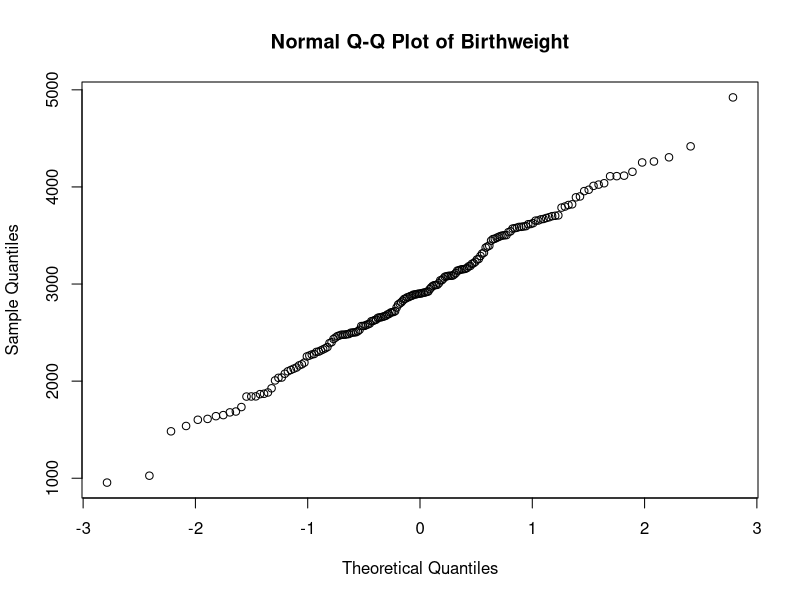
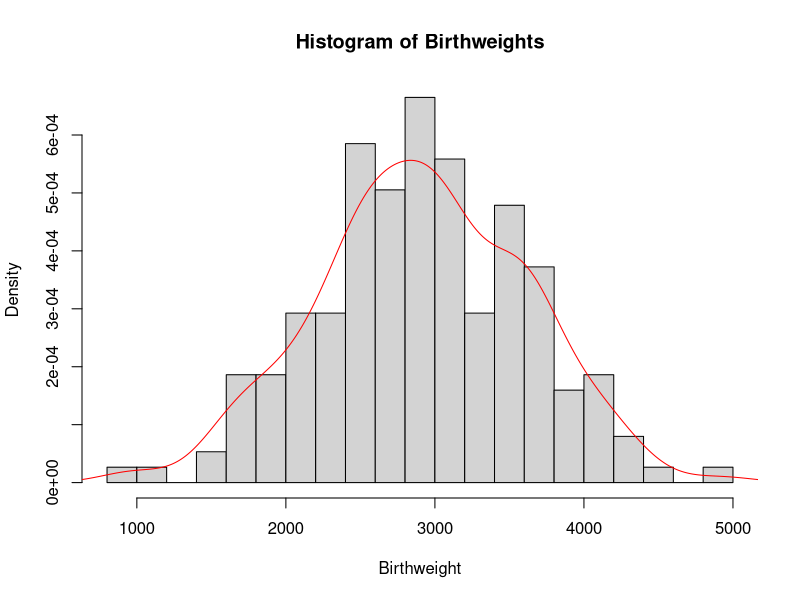
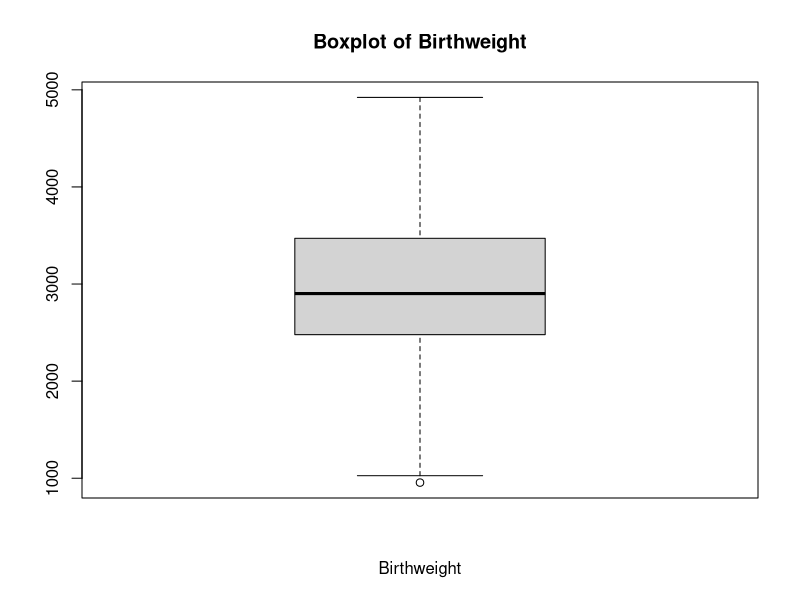

Source code (R) for these figures, in order:
# Read data from file and extract birthweight column
data = read.table("birthweight.txt", header=TRUE)

birthweight = data$birthweight

# Check for normality and compute Shapiro-Wilk test p-value
qqnorm(birthweight, main = "Normal Q-Q Plot of Birthweight")
shapiro_pval = shapiro.test(birthweight)[[2]]

hist(x = birthweight,breaks=15,main = "Histogram of Birthweights",
     xlab = " Birthweight ",freq = FALSE)

lines(x= density(x= birthweight), col=" red ")

boxplot (birthweight , main =" Boxplot of Birthweight ",
         xlab =" Birthweight ")#horizontal = TRUE)

cat(sprintf("Shapiro-Wilk test p-value: %f\n", shapiro_pval))

# Compute a bounded 96%-CI for the mean
alpha = 0.04
mean = mean(birthweight)
s = sd(birthweight)
n = length(birthweight)
t_alpha = qt(1 - (alpha/2), df=n-1)
error = t_alpha * (s / sqrt(n))
lower_bound = mean - error
upper_bound = mean + error
ci = c(lower_bound, upper_bound)
cat(sprintf("Bounded 96%%-CI: [%f, %f]\n", ci[1], ci[2]))

# Compute the minimum sample size for the error length to be 100
min_n = ((t_alpha)^2 * s^2) / 50^2
cat(sprintf("Minimum sample size for error length 100: %f\n", min_n))

# Compute bootstrap 96%-CI for the mean and compare to the bounded CI
B=1000
Tstar=numeric(B)
for(i in 1:B) {
  Xstar=sample(birthweight,replace=TRUE)
  Tstar[i]=mean(Xstar)}
Tstar25=quantile(Tstar,0.02)
Tstar975=quantile(Tstar,0.98)
sum(Tstar<Tstar25)
T1 = mean(birthweight)
c(2*T1-Tstar975,2*T1-Tstar25)

